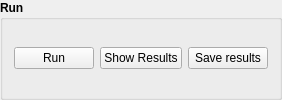
                 <widget class="QGroupBox" name="groupBox_14">
                  <property name="font">
                   <font>
                    <weight>75</weight>
                    <bold>true</bold>
                    <kerning>true</kerning>
                   </font>
                  </property>
                  <property name="title">
                   <string>Run</string>
                  </property>
                  <layout class="QGridLayout" name="gridLayout_94">
                   <item row="0" column="0">
                    <widget class="QPushButton" name="MC_run">
                     <property name="font">
                      <font>
                       <weight>50</weight>
                       <bold>false</bold>
                       <kerning>true</kerning>
                      </font>
                     </property>
                     <property name="text">
                      <string>Run</string>
                     </property>
                     <property name="icon">
                      <iconset resource="PyWOLF_Resource.qrc">
                       <normaloff>:/ICONS/PySWOLF_ICONS/run.png</normaloff>:/ICONS/PySWOLF_ICONS/run.png</iconset>
                     </property>
                    </widget>
                   </item>
                   <item row="0" column="1">
                    <widget class="QPushButton" name="MC_show">
                     <property name="font">
                      <font>
                       <weight>50</weight>
                       <bold>false</bold>
                       <kerning>true</kerning>
                      </font>
                     </property>
                     <property name="text">
                      <string>Show Results</string>
                     </property>
                     <property name="icon">
                      <iconset resource="PyWOLF_Resource.qrc">
                       <normaloff>:/ICONS/PySWOLF_ICONS/show.png</normaloff>:/ICONS/PySWOLF_ICONS/show.png</iconset>
                     </property>
                    </widget>
                   </item>
                   <item row="0" column="2">
                    <widget class="QPushButton" name="MC_save">
                     <property name="font">
                      <font>
                       <weight>50</weight>
                       <bold>false</bold>
                       <kerning>true</kerning>
                      </font>
                     </property>
                     <property name="text">
                      <string>Save results</string>
                     </property>
                     <property name="icon">
                      <iconset resource="PyWOLF_Resource.qrc">
                       <normaloff>:/ICONS/PySWOLF_ICONS/save.png</normaloff>:/ICONS/PySWOLF_ICONS/save.png</iconset>
                     </property>
                    </widget>
                   </item>
                  </layout>
                 </widget>
